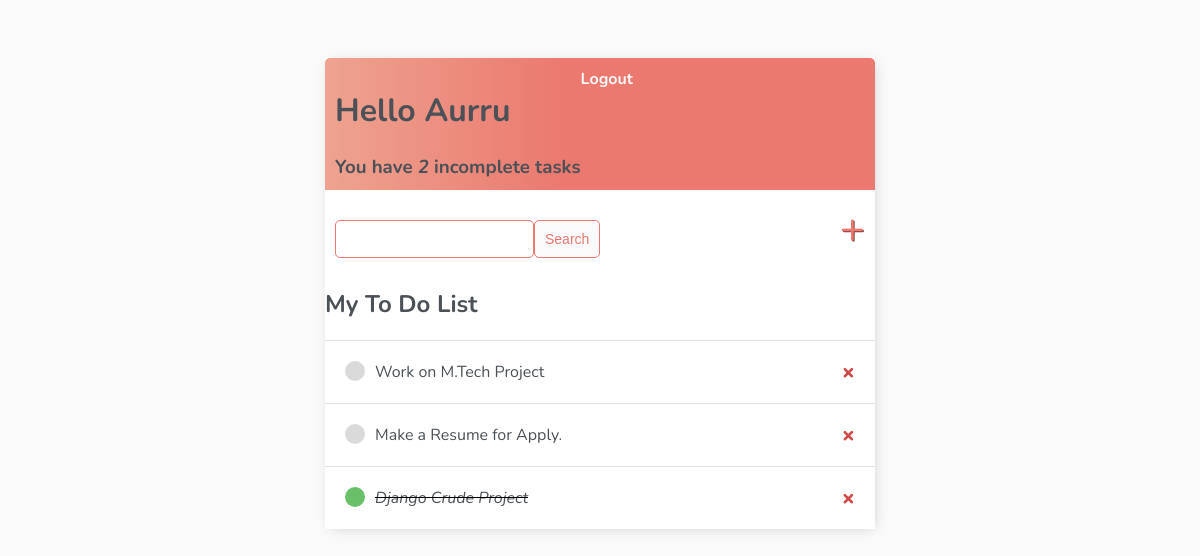
/ (signed in), run on the app's committed database.
### base/models.py (models this page shows)
class Task(models.Model):
    user = models.ForeignKey(User, on_delete=models.CASCADE, null=True, blank=True)
    title = models.CharField(max_length=200)
    description = models.TextField(null=True, blank=True)
    complete = models.BooleanField(default=True)
    created = models.DateTimeField(auto_now_add=True)
    def __str__(self):
        return self.title
    class Meta:
        ordering = ['complete']

### base/views.py (the view)
# urls.py: path('', TaskList.as_view(), name = 'tasks' ),
class TaskList(LoginRequiredMixin, ListView ):
    model = Task
    context_object_name = 'tasks'
    def get_context_data(self, **kwargs):
        context = super().get_context_data(**kwargs)
        context['tasks'] = context['tasks'].filter(user=self.request.user)
        context['count'] = context['tasks'].filter(complete=False).count
        search_input  = self.request.GET.get('search-area') or ''
        if search_input:
            context['tasks'] = context['tasks'].filter(
                title__startswith = search_input)
        context['search_input'] = search_input
        return context

### base/templates/base/task_list.html
{% extends 'base/main.html' %}
{% block content %}
<div class="header-bar">
    <div>
        <h1> Hello {{request.user|title}}</h1>
        <h3 style= "margin:0">You have <i>{{count}}</i> incomplete task{{ count|pluralize:"s" }}</h3>
    </div>
    {% if request.user.is_authenticated %}
    <a href="{% url 'logout' %}"><b> Logout </b></a>
    {% else %}
    <a href="{% url 'login' %}  "><b> Login </b></a>
    {% endif %}
</div>
<div id="search-add-wrapper">
    <form method = "GET" style="margin-top: 20px; display: flex">
        <input type= "text" name="search-area" value="{{search_input}}">
        <input class= "button" type = "submit" value="Search">
    </form>
    <a id= "add-link" href = "{% url 'task-create' %}"> &#x2b; </a>
</div>
<h2> My To Do List  </h2>
<div class="task-items-wrapper">
    {% for task in tasks %}
        <div class="task-wrapper">
            {% if task.complete %}
                <div class="task-title">
                    <div class="task-complete-icon"></div>
                        <i><s><a href ="{% url 'task-update' task.id %}">{{task}}</a></s></i>
                </div>
                <a class="delete-link" href ="{% url 'task-delete' task.id %}">  &#215   </a>
            {% else %}
                <div class="task-title">
                    <div class="task-incomplete-icon"></div>
                        <a href ="{% url 'task-delete' task.id %}">{{task}}</a>
                </div>
            <a class="delete-link" href ="{% url 'task-delete' task.id %}">  &#215   </a>
            {% endif %}
        </div>
    {% empty %}
    <h3> No items in list. </h3>
    {% endfor %}
</div>
{% endblock content %}

### base/templates/base/main.html (style rules this page uses)
body { background-color: #fafafa; font-family: 'Nunito', sans-serif; padding-top: 50px; }
h1, h2, h3, h4, h5, h6, a, p { color: #4b5156 }
.header-bar { display:flex; margin:auto; background-color:#fff; padding:10px; border-radius:5px 5px 0 0; background: linear-gradient(90deg, #EEA390 0%, #EB796F 43%, #EB796F 100%); }
.header-bar a { color: rgb(247, 247, 247); text-decoration: none; }
.task-wrapper { display: flex; align-items: center; justify-content: space-between; padding: 20px; background-color: #fff; border-top: 1px solid rgb(226, 226, 226); }
.task-title { display: flex; }
.task-title a { text-decoration: none; color: #4b5156; margin-left: 10px; }
.task-complete-icon { height: 20px; width: 20px; background-color: rgb(105, 192, 105); border-radius: 50%; }
.task-incomplete-icon { height: 20px; width: 20px; background-color: rgb(218, 218, 218); border-radius: 50%; }
.delete-link { text-decoration: none; font-weight: 900; color:#cf4949; font-size: 22px; line-height: 0; }
#search-add-wrapper { display: flex; justify-content:space-between; align-items:center; padding: 10px; }
#add-link { color: #EB796F; text-decoration: none; font-size: 42px; text-shadow: 1px 1px #81413b; }
input[type=text], input[type= password], textarea { border: 1px solid #EB796F; border-radius: 5px; padding: 10px; width: 90%; }
.button { border: 1px solid #EB796F; background-color: #fafafa; color: #EB796F; padding: 10px; font-size: 14px; border-radius: 5px; cursor: pointer; text-decoration: none; }

### data on the page
Task: title "Work on M.Tech Project"
Task: title "Make a Resume for Apply."
Task: title "Django Crude Project"

### other printed values
{{ request.user|title }} "Aurru"
{{ count }} "2"
